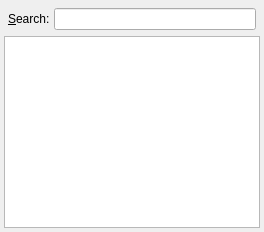
  <widget class="QDockWidget" name="searchDock">
   <property name="maximumSize">
    <size>
     <width>524287</width>
     <height>524287</height>
    </size>
   </property>
   <property name="windowIcon">
    <iconset resource="../Resources.qrc">
     <normaloff>:/icons/images/search16.png</normaloff>:/icons/images/search16.png</iconset>
   </property>
   <property name="allowedAreas">
    <set>Qt::AllDockWidgetAreas</set>
   </property>
   <property name="windowTitle">
    <string>Search</string>
   </property>
   <attribute name="dockWidgetArea">
    <number>1</number>
   </attribute>
   <widget class="QWidget" name="dockWidgetContents">
    <layout class="QVBoxLayout" name="_5">
     <property name="spacing">
      <number>2</number>
     </property>
     <property name="margin" stdset="0">
      <number>4</number>
     </property>
     <item>
      <layout class="QHBoxLayout" name="_6">
       <property name="spacing">
        <number>4</number>
       </property>
       <property name="margin" stdset="0">
        <number>4</number>
       </property>
       <item>
        <widget class="QLabel" name="label">
         <property name="text">
          <string>&amp;Search:</string>
         </property>
         <property name="buddy">
          <cstring>searchEdit</cstring>
         </property>
        </widget>
       </item>
       <item>
        <widget class="QLineEdit" name="searchEdit">
         <property name="toolTip">
          <string>Wildcards (*, ?) and &quot;Regular Expressions&quot; allowed</string>
         </property>
        </widget>
       </item>
      </layout>
     </item>
     <item>
      <widget class="QTreeView" name="searchResult">
       <property name="rootIsDecorated">
        <bool>false</bool>
       </property>
       <property name="uniformRowHeights">
        <bool>true</bool>
       </property>
      </widget>
     </item>
    </layout>
   </widget>
  </widget>
